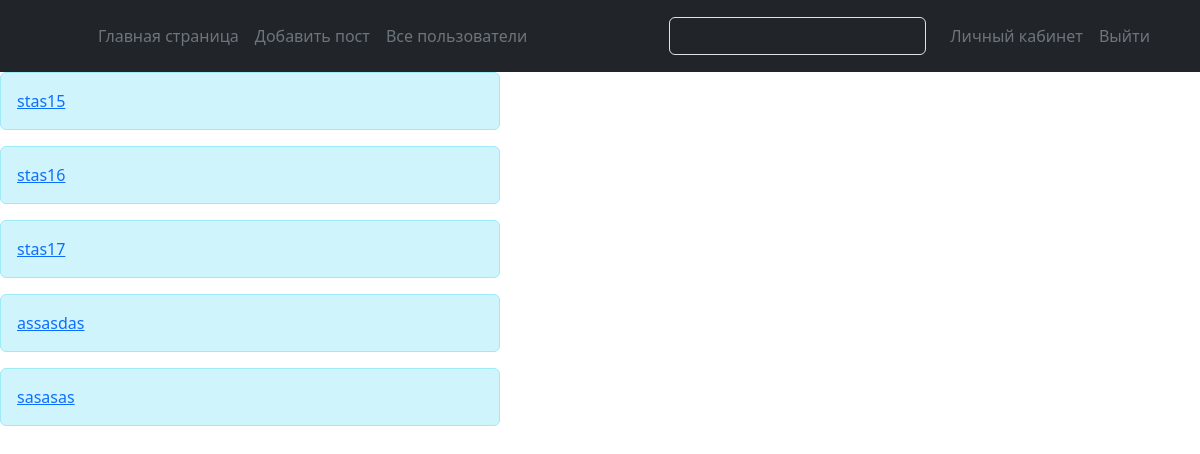
/all_user (signed in), run on an earlier commit of the app's database.
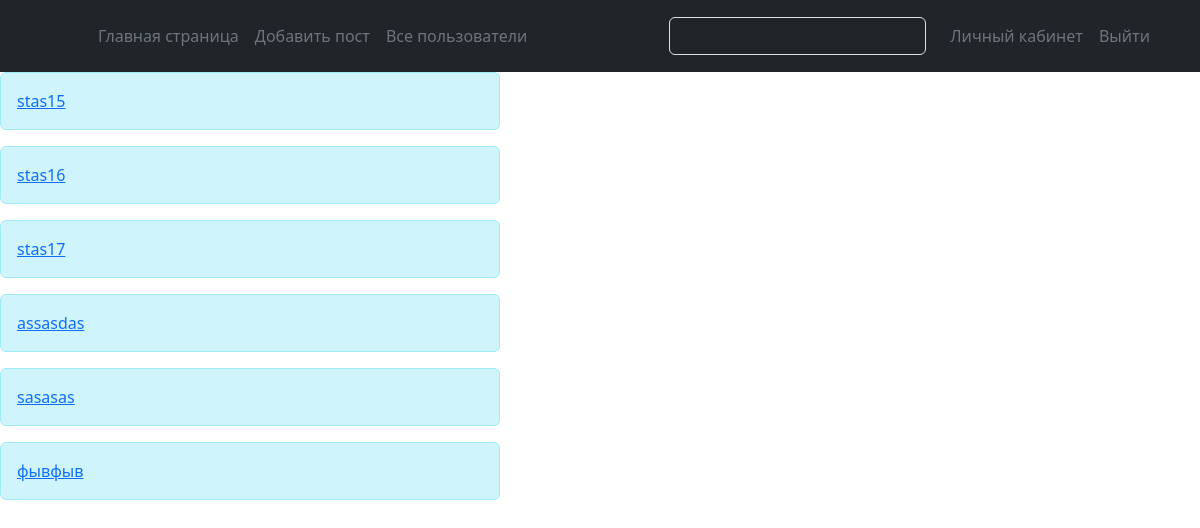
And on a later commit of the database.
### app.py (models this page shows, shortened)
class User(db.Model, UserMixin):
    id = db.Column(db.Integer, primary_key=True)
    username = db.Column(db.String(30), nullable=False, unique=True, index=True)
    password = db.Column(db.String)
    rol = db.Column(db.String(15), index=True)
    date_registration = db.Column(db.DateTime, default=datetime.utcnow)
    user_cards = db.relationship("Cards", backref="user")
    user_comment = db.relationship("Comments", backref="user_com")

### app.py (the view)
@app.route("/all_user")
def user_friend():
    users = User.query.all()
    return render_template('all_user.html', users=users)

### app.py (called while the page is built)
@login.user_loader
def load_user(user_id):
    return User.query.get(user_id)

### templates/all_user.html
{% extends 'base.html' %}
{% block body %}
{% for user in users %}
<div class="alert alert-dismissible alert-info col-5"
                         role="alert"
                         id="alert">
<a href="{{ url_for('acc_user', id=user.id) }}" >{{ user.username }} </a>
</div>
{% endfor %}
{% endblock %}

### templates/base.html (shortened to what this page needs)
<!DOCTYPE html>
<html lang="en">
<head>
    <link href="https://cdn.jsdelivr.net/npm/bootstrap@5.3.3/dist/css/bootstrap.min.css" rel="stylesheet">
<header class="p-3 text-bg-dark">
    <div class="container">
      <div class="d-flex flex-wrap align-items-center justify-content-center justify-content-lg-start">
        <a href="/" class="d-flex align-items-center mb-2 mb-lg-0 text-white text-decoration-none">
          <svg class="bi me-2" width="40" height="32" role="img" aria-label="Bootstrap"><use xlink:href="#bootstrap"></use></svg>
        </a>
        <ul class="nav col-12 col-lg-auto me-lg-auto mb-2 justify-content-center mb-md-0">
            <li><a href="/index" class="nav-link px-2 text-secondary">Главная страница</a></li>
            {% if current_user.is_authenticated  %}
            <li><a href="/add_cards" class="nav-link px-2 text-secondary">Добавить пост</a></li>
            <li><a href="/all_user" class="nav-link px-2 text-secondary">Все пользователи</a></li>
            {% endif %}
        </ul>
        <form class="col-12 col-lg-auto mb-3 mb-lg-0 me-lg-3" role="search">
          <input type="search" class="form-control form-control-dark text-bg-dark" placeholder="Search..." aria-label="Search">
        </form>
          {% if current_user.is_authenticated  %}
          <a href="/personal_acc" class="nav-link px-2 text-secondary">Личный кабинет</a>
          <a href="/logout" class="nav-link px-2 text-secondary">Выйти</a>
          {% else %}
          <a href="register" class="nav-link px-2 text-secondary">Регистрация</a>
          <a href="login" class="nav-link px-2 text-secondary">Войти</a>
          {% endif %}
      </div>
    </div>
  </header>
<body>
{% block body %}
{% endblock %}
</body>
</html>

What changed in the data, as far as the page shows it:
added User: username "фывфыв"
